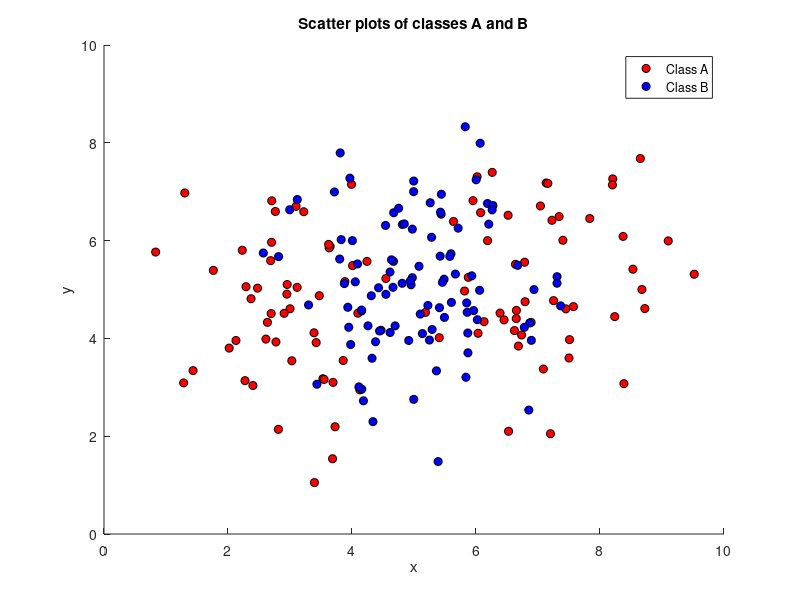

Recreate this plot in MATLAB. (Note: this script raises an error after producing the figure.)
%% Clear;

clear all;
close all;
%% Read data

a_data = load('data_lvq_A');
a_data = a_data.matA;

b_data = load('data_lvq_B');
b_data = b_data.matB;

%% Create combined scatter plot
figure(1);
hold on;
scatter(a_data(:,1),a_data(:,2),'MarkerFaceColor', ...
    [1 0 0], 'MarkerEdgeColor',[0 0 0]);
scatter(b_data(:,1),b_data(:,2),'MarkerFaceColor', ...
    [0 0 1], 'MarkerEdgeColor',[0 0 0]);
xlabel('x');
ylabel('y');
legend('Class A','Class B');
title('Scatter plots of classes A and B');
hold off;

%% LVQ1

% Settings
num_epochs = 200;
% Learning Rate
lr = 0.01;

% Allocate array for results
% Attach label to data (0 for class A and 1 for 
% class B) and merge the sets
a_data(:,3) = 0;
b_data(:,3) = 1;
total_data = [a_data;b_data];


% Initialize weight vectors
%w_1 = [2, 4.5, 0];  %% Belongs to class A
%w_2 = [5, 6, 1];    %% Belongs to class B
%w_3 = [8, 4.5, 0];  %% Belongs to class A
%w_4 = [5, 4, 1];    %% Belongs to class B

w_1 = [mean(a_data(:,1)), mean(a_data(:,2)), 0];  %% Belongs to class A
w_2 = [mean(b_data(:,1)), mean(b_data(:,2)), 1];    %% Belongs to class B
% w_3 = [mean(a_data(:,1)), mean(a_data(:,2)), 0];  %% Belongs to class A
% w_4 = [mean(b_data(:,1)), mean(b_data(:,2)), 1];    %% Belongs to class B


% Put it all in 1 weight matrix
weights_1_1 = [mean(a_data(:,1)), mean(a_data(:,2)), 0; ...
               mean(b_data(:,1)), mean(b_data(:,2)), 1];
weights_2_1 = [mean(a_data(:,1))+rand(1,1), mean(a_data(:,2))+rand(1,1), 0; ...
               mean(a_data(:,1))-rand(1,1), mean(a_data(:,2))-rand(1,1), 0;
               mean(b_data(:,1)), mean(b_data(:,2)), 1];
weights_1_2 = [mean(b_data(:,1))+rand(1,1), mean(b_data(:,2))+rand(1,1), 1; ...
               mean(b_data(:,1))-rand(1,1), mean(b_data(:,2))-rand(1,1), 1;
               mean(a_data(:,1)), mean(a_data(:,2)), 0];
weights_2_2 = [mean(a_data(:,1))+rand(1,1), mean(a_data(:,2))+rand(1,1), 0; ...
               mean(a_data(:,1))-rand(1,1), mean(a_data(:,2))-rand(1,1), 0; ...
               mean(b_data(:,1))+rand(1,1), mean(b_data(:,2))+rand(1,1), 1; ...
               mean(b_data(:,1))-rand(1,1), mean(b_data(:,2))-rand(1,1), 1;];

first_prototype_over_time = zeros(2, num_epochs); 
           
errors = zeros(4, 200);
for it = 1:4
    if it == 1
        weights = weights_1_1;
    elseif it == 2
        weights = weights_2_1;
    elseif it == 3
        weights = weights_1_2;
    else
        weights = weights_2_2;
    end
    for epoch = 1:num_epochs
        for datapoint = 1:200
            current_point = total_data(datapoint,1:2);
            current_label = total_data(datapoint,3);
            weights = adjust_weights(weights, current_point, current_label, lr);
        end

        % Calculate error rate current epoch
        n_errors = 0;
        for datapoint = 1:200
            current_point = total_data(datapoint,1:2);
            current_label = total_data(datapoint,3);

            n_errors = n_errors + is_incorrect(weights, current_point, current_label);
        end
        errors(it,epoch) = n_errors / 200;
        first_prototype_over_time(1,epoch) = weights(2,1);        
        first_prototype_over_time(2,epoch) = weights(2,2);
    end
    if it == 1
        final_weights_1_1 = weights;
    elseif it == 2
        final_weights_2_1 = weights;
    elseif it == 3
        final_weights_1_2 = weights;
    else
        final_weights_2_2 = weights;
    end
end
%% Error Plot
figure(2);
hold on;
plot(1:200,errors(1,:),'Color','red');
plot(1:200,errors(2,:),'Color','blue');
plot(1:200,errors(3,:),'Color', 'green');
plot(1:200,errors(4,:),'Color', 'black');
legend('1A 1B','2A 1B', '1A 2B', '2A 2B');
xlabel('Epoch');
ylabel('Error Rate');
xlim([0 200]);
ylim([0 1]);
hold off;

%% Prototype Movement plot

figure(1);
hold on;
scatter(a_data(:,1),a_data(:,2),'MarkerFaceColor', ...
    [1 0 0], 'MarkerEdgeColor',[0 0 0]);
scatter(b_data(:,1),b_data(:,2),'MarkerFaceColor', ...
    [0 0 1], 'MarkerEdgeColor',[0 0 0]);
for part = 1:200
   scatter(first_prototype_over_time(1,part),first_prototype_over_time(2,part), ...
           'filled', 'MarkerFaceAlpha',1/part,'MarkerFaceColor',[1-(part/200) 1 0]);  
end
xlabel('x');
ylabel('y');
legend('Class A','Class B');
title('Scatter plots of classes A and B');
hold off;

%% Plot data according to prototypes
figure(3);
subplot(2,2,1);
hold on;

% Plot 1_1
weight = final_weights_1_1;
classes = zeros(1,200);
for row = 1:200
    classes(row) = classify_point(total_data(row,1:2),weight);
end

a_indices = find(classes == 1);
b_indices = find(classes == 0);
scatter(total_data(a_indices,1), total_data(a_indices,2), 'MarkerFaceColor', ...
[0 0 1], 'MarkerEdgeColor', [0 0 0]);

scatter(total_data(b_indices,1), total_data(b_indices,2), 'MarkerFaceColor', ...
[1 0 0], 'MarkerEdgeColor', [0 0 0]);
title('1 - 1');
xlabel('x');
ylabel('y');
legend('Class B','Class A');
scatter(final_weights_1_1(:,1),final_weights_1_1(:,2),'gd','filled');
hold off;

% Plot 1_2
subplot(2,2,2);
hold on;
weight = final_weights_1_2;
classes = zeros(1,200);
for row = 1:200
    classes(row) = classify_point(total_data(row,1:2),weight);
end

a_indices = find(classes == 1);
b_indices = find(classes == 0);
scatter(total_data(a_indices,1), total_data(a_indices,2), 'MarkerFaceColor', ...
[0 0 1], 'MarkerEdgeColor', [0 0 0]);

scatter(total_data(b_indices,1), total_data(b_indices,2), 'MarkerFaceColor', ...
[1 0 0], 'MarkerEdgeColor', [0 0 0]);
title('1 - 2');
xlabel('x');
ylabel('y');
legend('Class B','Class A');
scatter(final_weights_1_2(:,1),final_weights_1_2(:,2),'gd','filled');
hold off;

% Plot 2_1
subplot(2,2,3);
hold on;
weight = final_weights_2_1;
classes = zeros(1,200);
for row = 1:200
    classes(row) = classify_point(total_data(row,1:2),weight);
end

a_indices = find(classes == 1);
b_indices = find(classes == 0);
scatter(total_data(a_indices,1), total_data(a_indices,2), 'MarkerFaceColor', ...
[0 0 1], 'MarkerEdgeColor', [0 0 0]);

scatter(total_data(b_indices,1), total_data(b_indices,2), 'MarkerFaceColor', ...
[1 0 0], 'MarkerEdgeColor', [0 0 0]);
title('2 - 1');
xlabel('x');
ylabel('y');
legend('Class B','Class A');    
scatter(final_weights_2_1(:,1),final_weights_2_1(:,2),'gd','filled');
hold off;

% Plot 2_2
subplot(2,2,4);
hold on;
weight = final_weights_2_2;
classes = zeros(1,200);
for row = 1:200
    classes(row) = classify_point(total_data(row,1:2),weight);
end

a_indices = find(classes == 1);
b_indices = find(classes == 0);
scatter(total_data(a_indices,1), total_data(a_indices,2), 'MarkerFaceColor', ...
[0 0 1], 'MarkerEdgeColor', [0 0 0]);

scatter(total_data(b_indices,1), total_data(b_indices,2), 'MarkerFaceColor', ...
[1 0 0], 'MarkerEdgeColor', [0 0 0]);

title('2 - 2');
xlabel('x');
ylabel('y');
legend('Class B','Class A');
scatter(final_weights_2_2(:,1),final_weights_2_2(:,2),'gd','filled');
hold off;